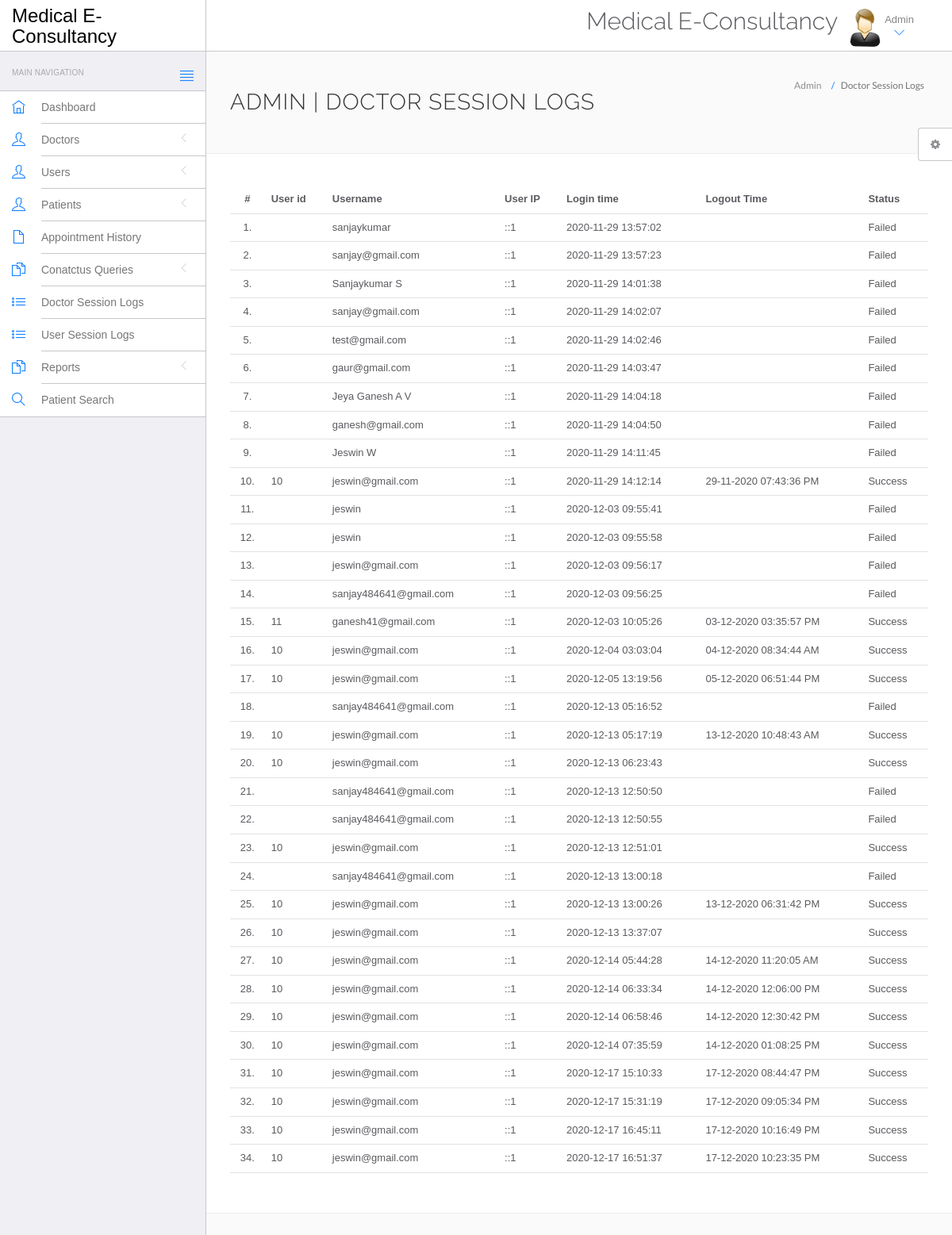
/hms/admin/doctor-logs.php (signed in), run on the app's committed database.
### tables this page shows
CREATE TABLE `doctorslog` (
  `id` int(11) NOT NULL,
  `uid` int(11) DEFAULT NULL,
  `username` varchar(255) DEFAULT NULL,
  `userip` binary(16) DEFAULT NULL,
  `loginTime` timestamp NULL DEFAULT current_timestamp(),
  `logout` varchar(255) DEFAULT NULL,
  `status` int(11) DEFAULT NULL
);

### hms/admin/doctor-logs.php (the view, shortened to what this page needs)
<?php
include('include/config.php');
?>
<!DOCTYPE html>
<html lang="en">
	<head>
		<link rel="stylesheet" href="vendor/bootstrap/css/bootstrap.min.css">
		<link rel="stylesheet" href="vendor/fontawesome/css/font-awesome.min.css">
		<link rel="stylesheet" href="vendor/themify-icons/themify-icons.min.css">
		<link href="vendor/animate.css/animate.min.css" rel="stylesheet" media="screen">
		<link href="vendor/perfect-scrollbar/perfect-scrollbar.min.css" rel="stylesheet" media="screen">
		<link href="vendor/switchery/switchery.min.css" rel="stylesheet" media="screen">
		<link href="vendor/bootstrap-touchspin/jquery.bootstrap-touchspin.min.css" rel="stylesheet" media="screen">
		<link href="vendor/select2/select2.min.css" rel="stylesheet" media="screen">
		<link href="vendor/bootstrap-datepicker/bootstrap-datepicker3.standalone.min.css" rel="stylesheet" media="screen">
		<link href="vendor/bootstrap-timepicker/bootstrap-timepicker.min.css" rel="stylesheet" media="screen">
		<link rel="stylesheet" href="assets/css/styles.css">
		<link rel="stylesheet" href="assets/css/plugins.css">
		<link rel="stylesheet" href="assets/css/themes/theme-1.css" id="skin_color" />
	</head>
	<body>
		<div id="app">
<?php include('include/sidebar.php');?>
			<div class="app-content">
					<?php include('include/header.php');?>
				<div class="main-content" >
					<div class="wrap-content container" id="container">
						<section id="page-title">
							<div class="row">
								<div class="col-sm-8">
									<h1 class="mainTitle">Admin  | Doctor Session Logs</h1>
																	</div>
								<ol class="breadcrumb">
									<li>
										<span>Admin </span>
									</li>
									<li class="active">
										<span>Doctor Session Logs</span>
									</li>
								</ol>
							</div>
						</section>
						<div class="container-fluid container-fullw bg-white">
									<div class="row">
								<div class="col-md-12">
									<table class="table table-hover" id="sample-table-1">
										<thead>
											<tr>
												<th class="center">#</th>
												<th class="hidden-xs">User id</th>
												<th>Username</th>
												<th>User IP</th>
												<th>Login time</th>
												<th>Logout Time </th>
												<th> Status </th>
											</tr>
										</thead>
										<tbody>
<?php
$sql=mysqli_query($con,"select * from doctorslog ");
$cnt=1;
while($row=mysqli_fetch_array($sql))
{
?>
											<tr>
												<td class="center"><?php echo $cnt;?>.</td>
												<td class="hidden-xs"><?php echo $row['uid'];?></td>
												<td class="hidden-xs"><?php echo $row['username'];?></td>
												<td><?php echo $row['userip'];?></td>
												<td><?php echo $row['loginTime'];?></td>
												<td><?php echo $row['logout'];?>
												</td>
												<td>
<?php if($row['status']==1)
{
	echo "Success";
}
else
{
	echo "Failed";
}?>
</td>
											</tr>
											<?php
$cnt=$cnt+1;
											 }?>
										</tbody>
									</table>
								</div>
							</div>
								</div>
					</div>
				</div>
			</div>
	<?php include('include/setting.php');?>
		</div>
	</body>
</html>

### hms/admin/assets/css/themes/theme-1.css (style rules this page uses)
body { background: #FAFAFA; }

### data on the page
doctorslog: username "sanjaykumar", userip "::1", loginTime "2020-11-29 13:57:02", status "Failed"
doctorslog: username "sanjay@gmail.com", userip "::1", loginTime "2020-11-29 13:57:23", status "Failed"
doctorslog: username "Sanjaykumar S", userip "::1", loginTime "2020-11-29 14:01:38", status "Failed"
doctorslog: username "sanjay@gmail.com", userip "::1", loginTime "2020-11-29 14:02:07", status "Failed"
doctorslog: username "test@gmail.com", userip "::1", loginTime "2020-11-29 14:02:46", status "Failed"
doctorslog: username "gaur@gmail.com", userip "::1", loginTime "2020-11-29 14:03:47", status "Failed"
doctorslog: username "Jeya Ganesh A V", userip "::1", loginTime "2020-11-29 14:04:18", status "Failed"
doctorslog: username "ganesh@gmail.com", userip "::1", loginTime "2020-11-29 14:04:50", status "Failed"
doctorslog: username "Jeswin W", userip "::1", loginTime "2020-11-29 14:11:45", status "Failed"
doctorslog: uid "10", username "jeswin@gmail.com", userip "::1", loginTime "2020-11-29 14:12:14", logout "29-11-2020 07:43:36 PM", status "Success"
doctorslog: username "jeswin", userip "::1", loginTime "2020-12-03 09:55:41", status "Failed"
doctorslog: username "jeswin", userip "::1", loginTime "2020-12-03 09:55:58", status "Failed"
doctorslog: username "jeswin@gmail.com", userip "::1", loginTime "2020-12-03 09:56:17", status "Failed"
doctorslog: username "sanjay484641@gmail.com", userip "::1", loginTime "2020-12-03 09:56:25", status "Failed"
doctorslog: uid "11", username "ganesh41@gmail.com", userip "::1", loginTime "2020-12-03 10:05:26", logout "03-12-2020 03:35:57 PM", status "Success"
doctorslog: uid "10", username "jeswin@gmail.com", userip "::1", loginTime "2020-12-04 03:03:04", logout "04-12-2020 08:34:44 AM", status "Success"
doctorslog: uid "10", username "jeswin@gmail.com", userip "::1", loginTime "2020-12-05 13:19:56", logout "05-12-2020 06:51:44 PM", status "Success"
doctorslog: username "sanjay484641@gmail.com", userip "::1", loginTime "2020-12-13 05:16:52", status "Failed"
doctorslog: uid "10", username "jeswin@gmail.com", userip "::1", loginTime "2020-12-13 05:17:19", logout "13-12-2020 10:48:43 AM", status "Success"
doctorslog: uid "10", username "jeswin@gmail.com", userip "::1", loginTime "2020-12-13 06:23:43", status "Success"
doctorslog: username "sanjay484641@gmail.com", userip "::1", loginTime "2020-12-13 12:50:50", status "Failed"
doctorslog: username "sanjay484641@gmail.com", userip "::1", loginTime "2020-12-13 12:50:55", status "Failed"
doctorslog: uid "10", username "jeswin@gmail.com", userip "::1", loginTime "2020-12-13 12:51:01", status "Success"
doctorslog: username "sanjay484641@gmail.com", userip "::1", loginTime "2020-12-13 13:00:18", status "Failed"
doctorslog: uid "10", username "jeswin@gmail.com", userip "::1", loginTime "2020-12-13 13:00:26", logout "13-12-2020 06:31:42 PM", status "Success"
doctorslog: uid "10", username "jeswin@gmail.com", userip "::1", loginTime "2020-12-13 13:37:07", status "Success"
doctorslog: uid "10", username "jeswin@gmail.com", userip "::1", loginTime "2020-12-14 05:44:28", logout "14-12-2020 11:20:05 AM", status "Success"
doctorslog: uid "10", username "jeswin@gmail.com", userip "::1", loginTime "2020-12-14 06:33:34", logout "14-12-2020 12:06:00 PM", status "Success"
doctorslog: uid "10", username "jeswin@gmail.com", userip "::1", loginTime "2020-12-14 06:58:46", logout "14-12-2020 12:30:42 PM", status "Success"
doctorslog: uid "10", username "jeswin@gmail.com", userip "::1", loginTime "2020-12-14 07:35:59", logout "14-12-2020 01:08:25 PM", status "Success"
doctorslog: uid "10", username "jeswin@gmail.com", userip "::1", loginTime "2020-12-17 15:10:33", logout "17-12-2020 08:44:47 PM", status "Success"
doctorslog: uid "10", username "jeswin@gmail.com", userip "::1", loginTime "2020-12-17 15:31:19", logout "17-12-2020 09:05:34 PM", status "Success"
doctorslog: uid "10", username "jeswin@gmail.com", userip "::1", loginTime "2020-12-17 16:45:11", logout "17-12-2020 10:16:49 PM", status "Success"
doctorslog: uid "10", username "jeswin@gmail.com", userip "::1", loginTime "2020-12-17 16:51:37", logout "17-12-2020 10:23:35 PM", status "Success"
